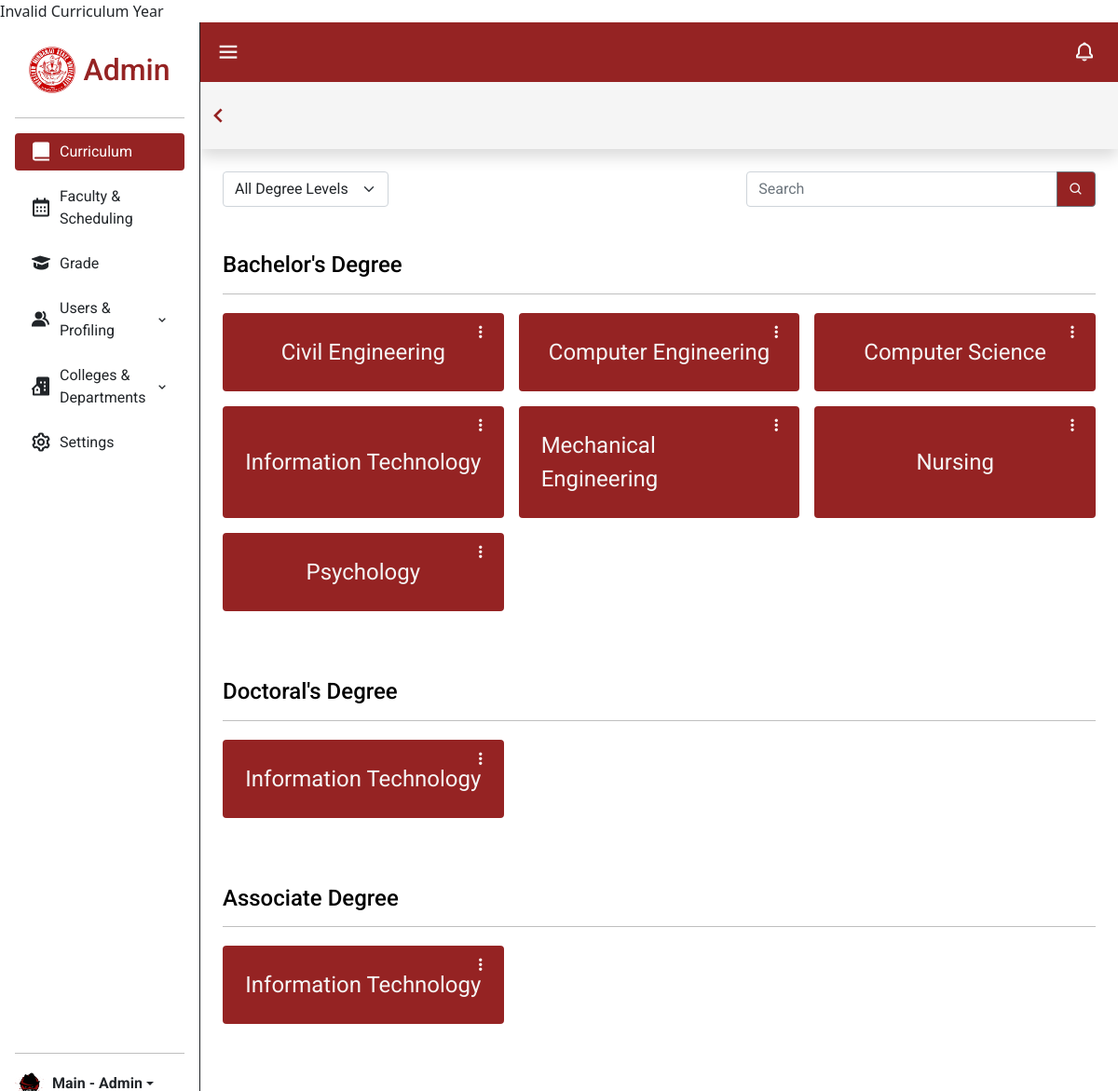
/admin/course_select.php (signed in), run on the app's committed database.
### tables this page shows
CREATE TABLE `course_curr` (
  `college_course_id` int(11) NOT NULL,
  `name` varchar(255) NOT NULL,
  `degree_level` varchar(255) NOT NULL
);

### classes/course_select.class.php (called while the page is built, shortened)
<?php
require_once 'database.php';
class Course_curr
{
  protected $db;
  function __construct()
  {
    $this->db = new Database();
  }
  function show()
  {
    $sql = "SELECT * FROM course_curr ORDER BY name ASC;";
    $query = $this->db->connect()->prepare($sql);
    $data = null;
    if ($query->execute()) {
      $data = $query->fetchAll();
    }
    return $data;
  }
  public function getUniqueDegreeLevels()
  {
    $sql = "SELECT DISTINCT degree_level FROM course_curr WHERE degree_level IS NOT NULL";
    $stmt = $this->db->connect()->prepare($sql);
    $stmt->execute();
    return $stmt->fetchAll(PDO::FETCH_COLUMN);
  }
}
?>

### classes/database.php (called while the page is built)
<?php
class Database {
  private $host = 'localhost';
  private $username = 'root';
  private $password = '';
  private $database = 'auto_gsdb';
  protected $connection;
  function connect() {
    try {
      $this->connection = new PDO("mysql:host=$this->host;dbname=$this->database", $this->username, $this->password);
    }
    catch(PDOException $e) {
      echo "Connection Error!" . $e->getMessage();
    }
    return $this->connection;
  }
}
?>

### classes/department.class.php (called while the page is built, shortened)
<?php
require_once 'database.php';
class Department
{
  protected $db;
  function __construct()
  {
    $this->db = new Database();
  }
  function show()
  {
    $sql = "SELECT * FROM college_department_table ORDER BY department_id ASC;";
    $query = $this->db->connect()->prepare($sql);
    $data = null;
    if ($query->execute()) {
      $data = $query->fetchAll();
    }
    return $data;
  }
}
?>

### admin/course_select.php (the view, shortened to what this page needs)
<?php
require_once '../classes/course_select.class.php';
$coursecurr = new Course_curr();
$degree_levels = $coursecurr->getUniqueDegreeLevels();
$selected_degree = $_GET['degree_lvl'] ?? '';
$selected_degree = urldecode($selected_degree);
$selected_degree = htmlspecialchars_decode($selected_degree, ENT_QUOTES);
$keyword = $_GET['keyword'] ?? '';
$is_search = !empty($keyword);
if ($is_search) {
  $course_currArray = $coursecurr->searchByCourseName($keyword);
} else {
  if (!empty($selected_degree)) {
    $course_currArray = $coursecurr->filterByDegreeLevel($selected_degree);
  } else {
    $course_currArray = $coursecurr->show();
  }
}
?>
<!DOCTYPE html>
<html lang="en">
<?php
include '../includes/admin_head.php';
?>
<body>
  <div class="home">
    <div class="side">
      <?php
      require_once('../includes/admin_sidepanel.php');
      ?>
    </div>
    <main>
      <div class="header">
        <?php
        require_once('../includes/admin_header.php');
        ?>
      </div>
      <div class="flex-md-nowrap p-1 title_page shadow" style="background-color: whitesmoke;">
        <div class="d-flex align-items-center">
          <button onclick="history.back()" class="bg-none"><i class='bx bx-chevron-left fs-2 brand-color'></i></button>
          <div class="container-fluid d-flex justify-content-center">
          </div>
        </div>
      </div>
      <div class="m-4">
        <div class="search-keyword col-12 flex-lg-grow-0 d-flex justify-content-between mb-4">
          <div class="input_width d-flex gap-2">
            <form id="filterForm" method="GET" action="">
              <div class="input-group">
                <select name="degree_lvl" id="degree_lvl" class="form-select" onchange="autoFilter()">
                  <option value="">All Degree Levels</option>
                </select>
              </div>
            </form>
          </div>
          <div class="input_width d-flex" style="width: 40% !important;">
            <form id="searchForm" method="GET" action="" style="width: 100% !important;">
              <div class="input-group">
                <input type="text" name="keyword" id="keyword" placeholder="Search" class="form-control"
                  value="<?= htmlspecialchars($keyword) ?>">
                <button class="btn btn-outline-secondary brand-bg-color" type="submit"><i class='bx bx-search'
                    aria-hidden="true"></i></button>
              </div>
            </form>
          </div>
        </div>
        <?php if ($is_search): ?>
          <?php
          $unique_degree_levels = array_unique(array_column($course_currArray, 'degree_level'));
          ?>
          <?php if (!empty($unique_degree_levels)): ?>
            <div class="row">
              <?php foreach ($unique_degree_levels as $level): ?>
                <?php
                $filtered_courses = array_filter($course_currArray, fn($item) => $item['degree_level'] === $level);
                ?>
                <?php if (!empty($filtered_courses)): ?>
                  <div class="col-12 mb-1 mt-4">
                    <h4><?= $level ?></h4>
                    <hr>
                  </div>
                  <div class="col-12 mb-5">
                    <div class="row row-cols-1 row-cols-md-2 row-cols-lg-3 g-3">
                      <?php foreach ($filtered_courses as $item): ?>
                        <div class="col">
                          <div
                            class="course d-flex align-items-center justify-content-center brand-bg-color p-4 fs-4 h-100 rounded position-relative">
                            <a href="./course_time_select?curr_year_id=<?= $_GET['curr_year_id'] . '&course_id=' . $item['college_course_id'] ?>"
                              class="stretched-link"></a>
                            <div class="dropdown-container position-absolute">
                              <i class='bx bx-dots-vertical-rounded fs-5 text-white position-absolute top-0'
                                id="dropdownMenuButton" style="cursor: pointer;"></i>
                              <div class="dropdown-menu">
                                <a href="./edit_course?college_course_id=<?= $item['college_course_id'] ?>&curr_year_id=<?= $_GET['curr_year_id'] ?>"
                                  class="dropdown-item">
                                  <i class='bx bx-edit text-success fs-6'></i> Edit
                                </a>
                                <button class="delete-btn dropdown-item" data-subject-id="<?= $item['college_course_id'] ?>">
                                  <i class='bx bx-trash-alt text-danger fs-6'></i> Delete
                                </button>
                              </div>
                            </div>
                            <span><?= htmlspecialchars($item['name']) ?></span>
                          </div>
                        </div>
                      <?php endforeach; ?>
                    </div>
                  </div>
                <?php endif; ?>
              <?php endforeach; ?>
            </div>
          <?php else: ?>
            <p class="text-center">No courses found.</p>
          <?php endif; ?>
        <?php else: ?>
          <?php if ($course_currArray): ?>
            <div class="row">
              <?php foreach ($degree_levels as $level): ?>
                <?php
                $filtered_courses = array_filter($course_currArray, fn($item) => $item['degree_level'] === $level);
                ?>
                <?php if (!empty($filtered_courses)): ?>
                  <div class="col-12 mb-1 mt-4">
                    <h4><?= $level ?></h4>
                    <hr>
                  </div>
                  <div class="col-12 mb-5">
                    <div class="row row-cols-1 row-cols-md-2 row-cols-lg-3 g-3">
                      <?php foreach ($filtered_courses as $item): ?>
                        <div class="col">
                          <div
                            class="course d-flex align-items-center justify-content-center brand-bg-color p-4 fs-4 h-100 rounded position-relative">
                            <a href="./course_time_select?curr_year_id=<?= $_GET['curr_year_id'] . '&course_id=' . $item['college_course_id'] ?>"
                              class="stretched-link"></a>
                            <div class="dropdown-container position-absolute">
                              <i class='bx bx-dots-vertical-rounded fs-5 text-white position-absolute top-0'
                                id="dropdownMenuButton" style="cursor: pointer;"></i>
                            </div>
                            <span><?= htmlspecialchars($item['name']) ?></span>
                          </div>
                        </div>
                      <?php endforeach; ?>
                    </div>
                  </div>
                <?php endif; ?>
              <?php endforeach; ?>
            </div>
          <?php else: ?>
            <p class="text-center">No courses found.</p>
          <?php endif; ?>
        <?php endif; ?>
      </div>
    </main>
  </div>
</body>
</html>

### admin/css/style.css (style rules this page uses)
:root { --primary-color: #952323; --dark-color: rgb(6, 6, 6); }
.bg-none { background-color: #ffffff00; }
.brand-color { color: var(--primary-color) !important; padding: 0.5em 0 !important; }
.brand-bg-color { background-color: var(--primary-color) !important; color: whitesmoke !important; border: none; transition: 0.1s linear; }
* { font-family: "Roboto", sans-serif; margin: 0; padding: 0; box-sizing: border-box; outline: none; border: none; text-decoration: none !important; transition: 0.1s linear; }
html { overflow-x: hidden; scroll-padding-top: 9rem; scroll-behavior: smooth; }
body .home main { margin-left: 215px; transition: 0.1s linear; }
.curriculum .dropdown-container, .course .dropdown-container { position: absolute; top: 10px; right: 35px; }
.curriculum .stretched-link, .course .stretched-link { position: absolute; top: 0; left: 0; right: 0; bottom: 0; z-index: 1; }
.curriculum .bx.bx-dots-vertical-rounded, .course .bx.bx-dots-vertical-rounded { z-index: 2; }

### data on the page
course_curr: name "Civil Engineering"
course_curr: name "Computer Engineering"
course_curr: name "Computer Science"
course_curr: name "Information Technology"
course_curr: name "Mechanical Engineering"
course_curr: name "Nursing"
course_curr: name "Psychology"
course_curr: name "Information Technology"
course_curr: name "Information Technology"

### other printed values
$_SESSION['l_name'] "Main"
$_SESSION['f_name'] "Admin"
$level "Bachelor's Degree"
$level "Doctoral's Degree"
$level "Associate Degree"
